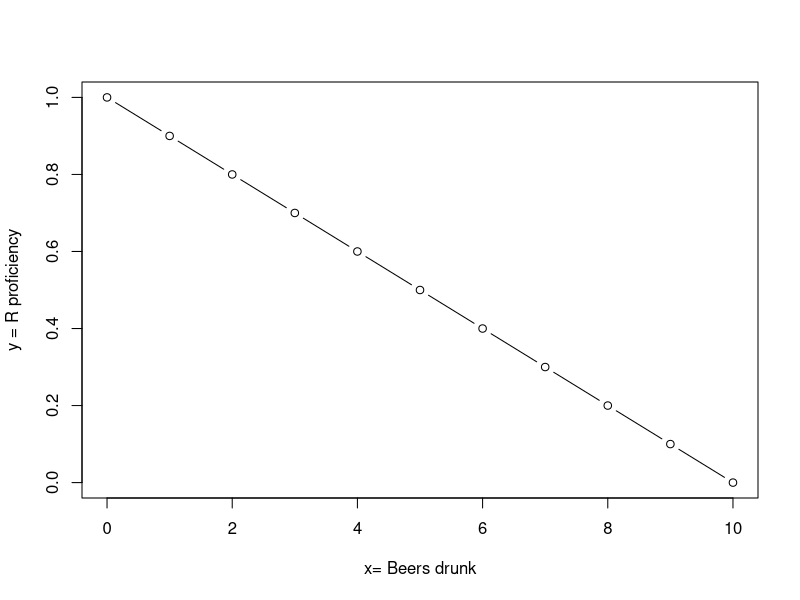
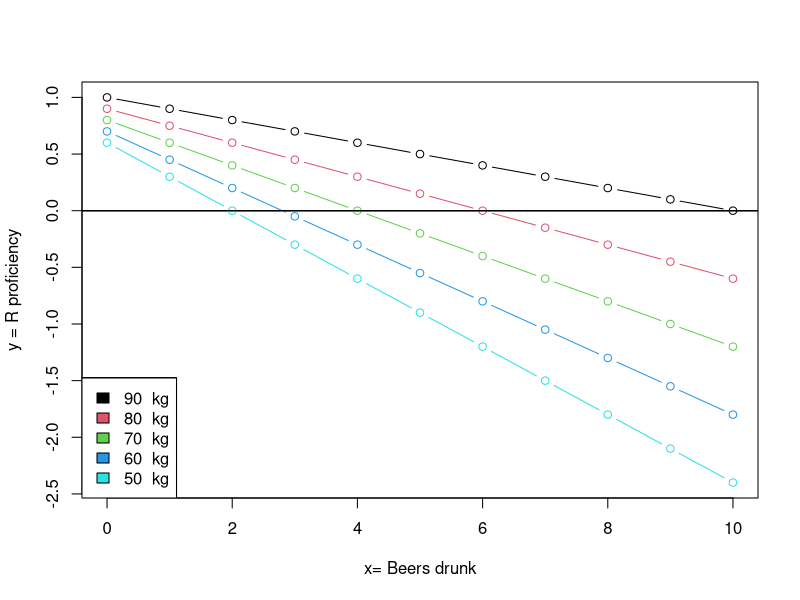
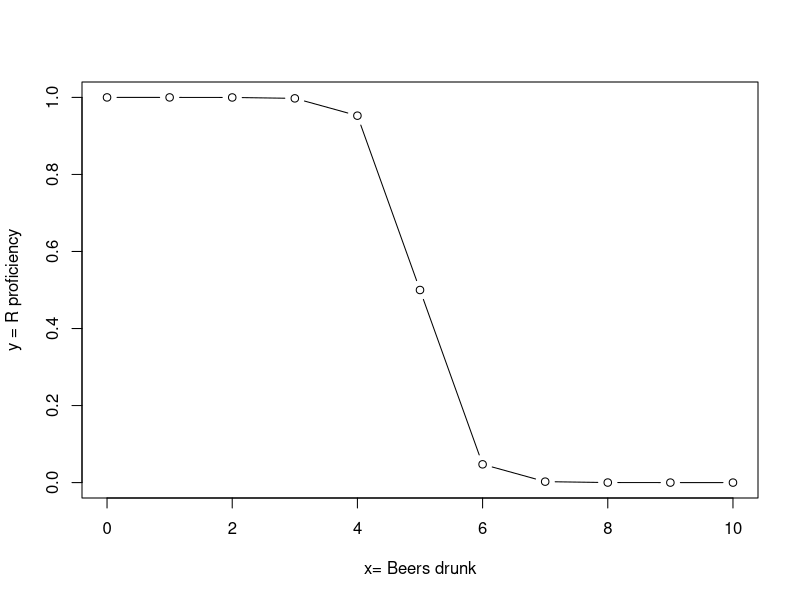
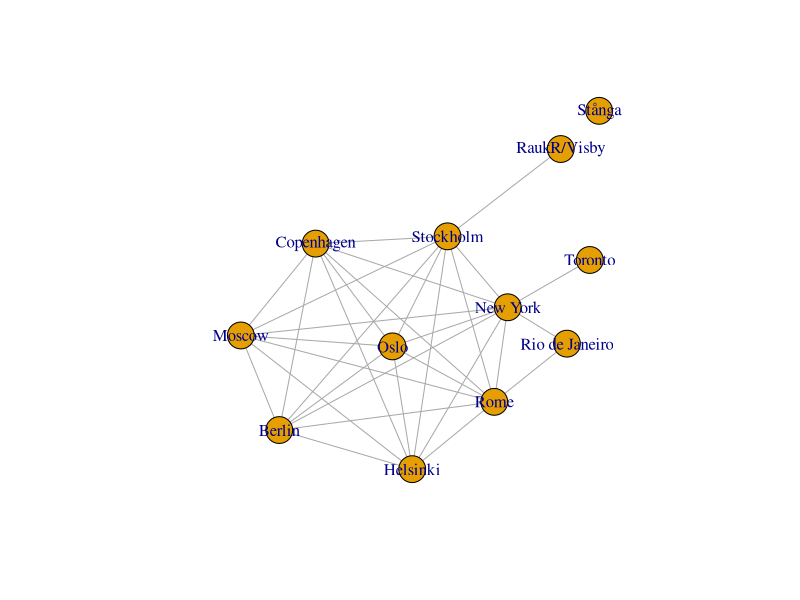
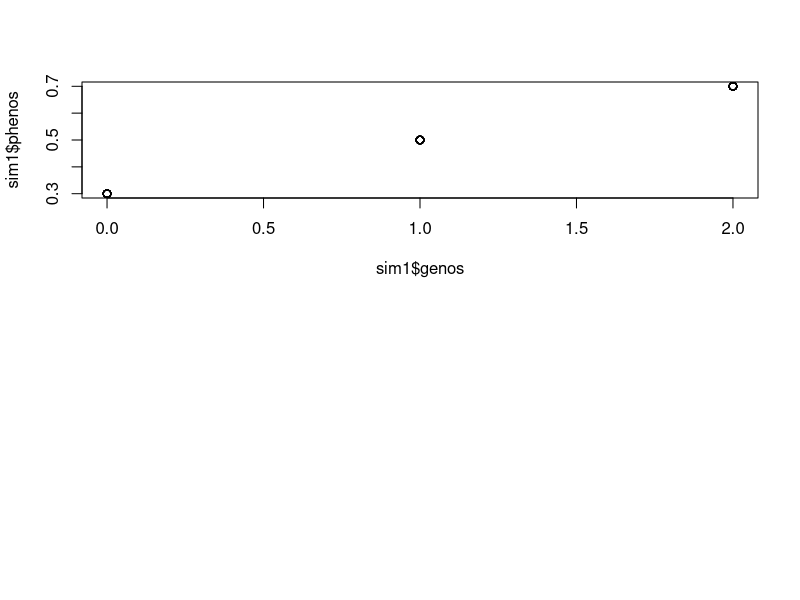
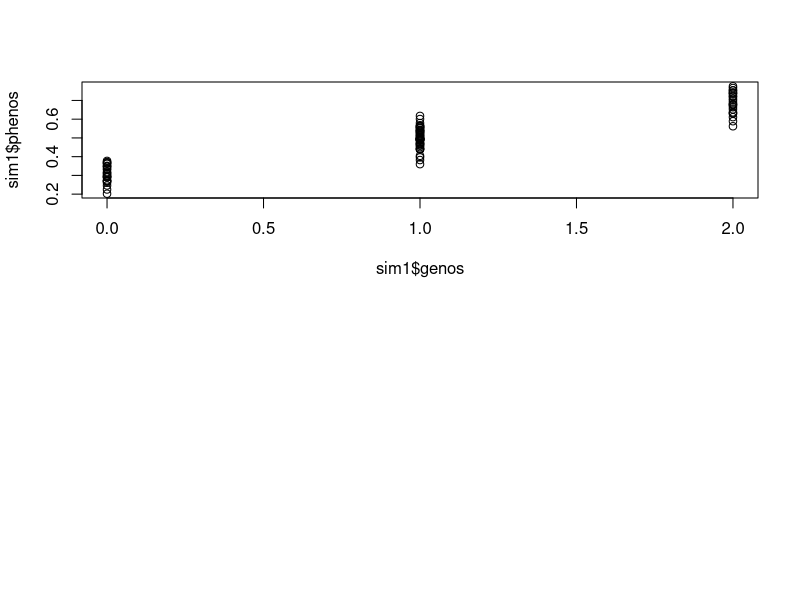
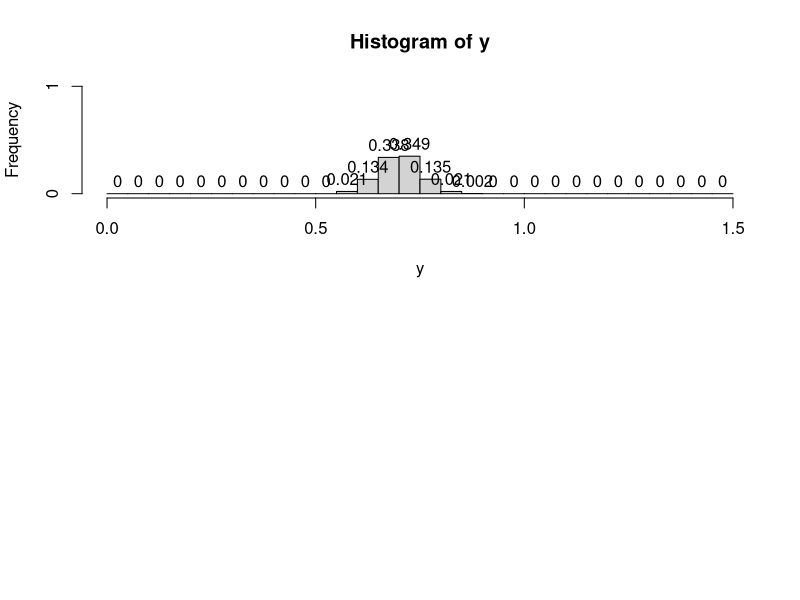
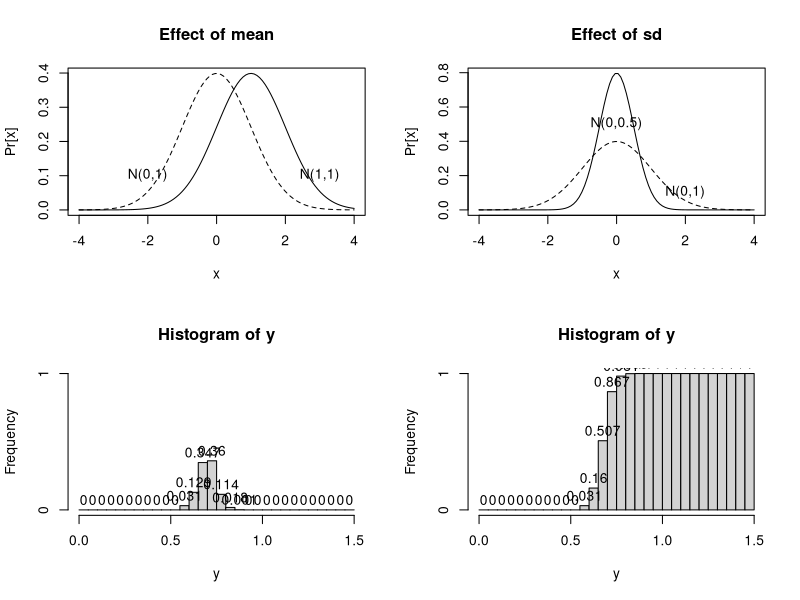

The R script that drew these images, in order:
## ---- chunk 1

## ---- chunk 2
# load the packages you need

#library(tidyverse)
#library(ggplot2)
## ---- chunk 3
x = seq(0,10)
b0 = 1.0
b1=-0.1
y = sapply(x, function(x) x*b1 + b0)
plot(x,y, type='b', ylab = "y = R proficiency", xlab = "x= Beers drunk")
## ---- chunk 4
x= seq(0,10)
mass = c(90,80,70,60,50)
b1 = -0.55 + mass * 0.005
b0 = 0.1 + mass * 0.01
lin=function(x,k,c){
  return(k * x + c)
}
y = sapply(seq(1,5),function(i) lin(x, b1[i], b0[i]))
plot(x,y[,1], type='b', ylim = c(min(y), max(1,0,max(y))), 
     ylab = "y = R proficiency", xlab = "x= Beers drunk")
for(i in seq(2,5)){
  points(x,y[,i], type='b',col=i)
  legend("bottomleft", legend = paste(mass, " kg"), fill=seq(1,5))
  abline(h=0.0)
}
## ---- chunk 5
x = seq(0,10)
b0 = 5
b1=-3

invlogit<-function(x, k, c){
  return(1/(1+exp(-k*(x-c))))
}
y = invlogit(x, b1, b0)
plot(x,y, type='b', 
     ylab = "y = R proficiency", xlab = "x= Beers drunk")
## ---- chunk 6
require(igraph)
towns = c("RaukR/Visby", "Stockholm", "Oslo", "Helsinki","Copenhagen", "Berlin", "Rome", "Moscow", "New York","Toronto", "Rio de Janeiro", "Stånga")
adj.matrix= matrix(rep(0, length(towns)*length(towns)), nr=length(towns), dimnames=list(towns, towns))
edges=list(c("RaukR/Visby", "Stockholm"), 
           c("Stockholm", "Oslo"), c("Stockholm", "Helsinki"), c("Stockholm","Copenhagen"), c("Stockholm","Berlin"), c("Stockholm","Berlin"),c("Stockholm","Rome"),c("Stockholm", "Moscow"), c("Stockholm","New York"),
           c("Oslo", "Helsinki"), c("Oslo","Copenhagen"), c("Oslo","Berlin"), c("Oslo","Rome"), c("Oslo","Moscow"), c("Oslo","New York"),
           c("Helsinki", "Copenhagen"), c("Helsinki","Berlin"), c("Helsinki","Rome"), c("Helsinki","Moscow"), c("Helsinki","New York"),
           c("Copenhagen", "Berlin"), c("Copenhagen","Rome"), c("Copenhagen","Moscow"), c("Copenhagen","New York"),
           c("Berlin", "Rome"), c("Berlin", "Moscow"), c("Berlin", "New York"), 
           c("Rome", "Moscow"), c("Rome", "New York"), c("Rome", "Rio de Janeiro"), 
           c("Moscow", "New York"), 
           c("New York","Toronto"), c("New York","Rio de Janeiro")
)

for(i in edges){
  adj.matrix[i[1],i[2]]=1
  adj.matrix[i[2],i[1]]=1
}
g <- graph.adjacency(adj.matrix, mode="undirected")
# How to set coordinates:
# t=tkplot(g)
# Manually adjust
# paste(tk_coords(t), collapse=",")
# Copy and paste coordinate vector below
coords = matrix(c(383,274,221,240,147,112,319,75,332,411,389,420,352,256,135,0,248,43,74,147,178,230,138,394), nrow=12)
#coords = matrix(c(438,313,233,240,122,92,371,158,344,375,463,451,275,257,146,0,62,157,183,261,76,12,142,322), nrow=12)
plot(g, layout=coords)
## ---- chunk 7
#parameters
b0 = 0.3
b1 = 0.2
N=100
sim1 = data.frame(genos=round(runif(N,min=0,max=2)))

sim1$phenos = b0 + b1 * sim1$genos
par(mfrow=c(2,1))

plot(x=sim1$genos, y=sim1$phenos)
## ---- chunk 8
#parameters
b0 = 0.3
b1 = 0.2
N=100
sim1 = data.frame(genos=round(runif(N,min=0,max=2)))

sim1$phenos = b0 + b1 * sim1$genos + rnorm(N, mean=0, sd=0.05) 

par(mfrow=c(2,1))
plot(x=sim1$genos, y=sim1$phenos)
## ---- chunk 9
#parameters
b0 = 0.3
b1 = 0.2
N = 1000
x = 2
y = b0 + b1 * x + rnorm(N, mean=0, sd=0.05) 

h=hist(y, frequency=TRUE, right=FALSE, breaks=seq(0,1.5, 0.05), plot=FALSE)
h$counts = h$counts/N
par(mfrow=c(2,1))
plot(h, ylim =c(0,1), labels=TRUE)

# compute requested probability from hist
paste("Pr[Y<=0.65|X=2] = ", sum(h$counts[1:13]))
## ---- chunk 10
par(mfrow=c(2,2))

x=seq(-4,4, length=100)
y0=dnorm(x, mean=0, sd=1)
y1=dnorm(x, mean=1, sd=1)
plot(x, y0, typ="l", lty=2, ylab="Pr[x]")
lines(x,y1, lty=1)
text(x=c(-2,3) ,y=c(0.1,0.1), c("N(0,1)","N(1,1)"), adj=0.5)
title(main="Effect of mean")

y2=dnorm(x, mean=0, sd=0.5)
plot(x, y2, typ="l", lty=1, ylab="Pr[x]")
lines(x,y0, lty=2)
text(x=c(2,0),y=c(0.1,0.5), c("N(0,1)","N(0,0.5)"), adj=0.5)
title(main="Effect of sd")

## ---- chunk 11
#parameters
b0 = 0.3
b1 = 0.2
N = 1000
x = 2
y = b0 + b1 * x + rnorm(N, mean=0, sd=0.05) 

h=hist(y, frequency=TRUE, right=FALSE, breaks=seq(0,1.5, 0.05), plot=FALSE)
h$counts = h$counts/N
#par(mfrow=c(2,1))
plot(h, ylim =c(0,1), labels=TRUE)
## ---- chunk 12
# replace the histogram counts with the cumulative counts
h$counts = cumsum(h$counts)
#plot the CDF
#par(mfrow=c(2,1))
plot(h, labels=TRUE)
## ---- chunk 13

par(mfrow=c(1,3))

estpdf<-function(n){
  x=seq(-4,4,length=n)
  step = 0.5/n
  y = pnorm(x+step) - pnorm(x-step)
  plot(x,y, type="s")
  title(paste("Pr[Y=0.65+-",step,"] = ",round((pnorm(0.65+step) - pnorm(0.65-step))/(2*step),5)))
}
x=array(data=c(5,10,20))
p=apply(x, MARGIN=1, FUN=estpdf)

## ---- chunk 14
# compute mu from our model 
b0 = 0.3
b1 = 0.2
x = 2
mu = b0 + b1 * x

# Let's simulate the data from another model
c0 = 0.1
c1 = 0.5
N=100
y = c0 + c1 * rep(x,100) + rnorm(N, mean=0, sd=0.05) 

paste("generate data with c0 = ", c0, ", c1 = ", c1)
# t-test
t.test(y, mu=mu)
## ---- chunk 15

summary(lm(phenos~genos, data=sim1))
## ---- chunk 16
R.version
## ---- chunk 17
